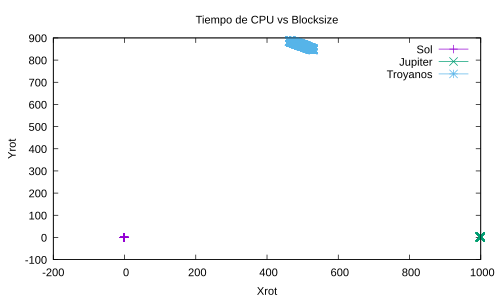

Generate this figure with gnuplot:
set term pdf
set out 'plot.pdf'
set xlabel 'Xrot'
set ylabel 'Yrot'
set title 'Tiempo de CPU vs Blocksize'
plot "c.txt" u 1:2 w lp t "Sol", "c.txt" u 3:4 w lp t "Jupiter", "c.txt" u 5:6 w lp t "Troyanos"
